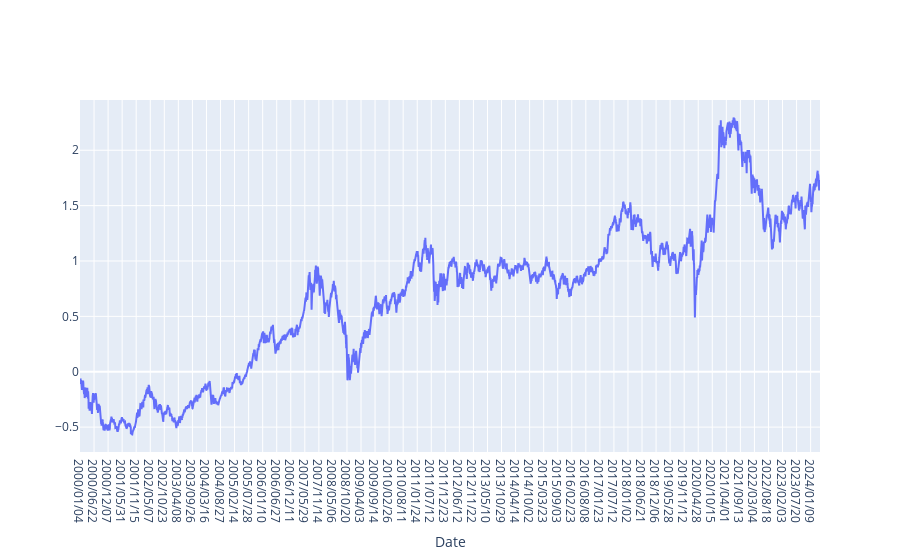

This figure's notebook cell:
### Code cell
fig = go.Figure()
fig.add_trace(go.Scatter(x=benchmark_cumulative_return['Close'].index, y=benchmark_cumulative_return['Close'].values, mode='lines', name='KOSPI200'))
fig.update_xaxes(
tickformat="%Y-%m-%d",
title='Date')
fig.show()

### Figure 1 — Plotly figure (JSON) as saved in the notebook; plotly's stock layout.template omitted (floating-point values rounded to 4 significant figures; data arrays with more than 128 entries replaced by an {"elided": "..."} marker saying what was removed)
{"data": [{"mode": "lines", "name": "KOSPI200", "type": "scatter", "x": {"elided": "6005 str values"}, "y": {"elided": "6005 float values"}}], "layout": {"xaxis": {"tickformat": "%Y-%m-%d", "title": {"text": "Date"}}}}
